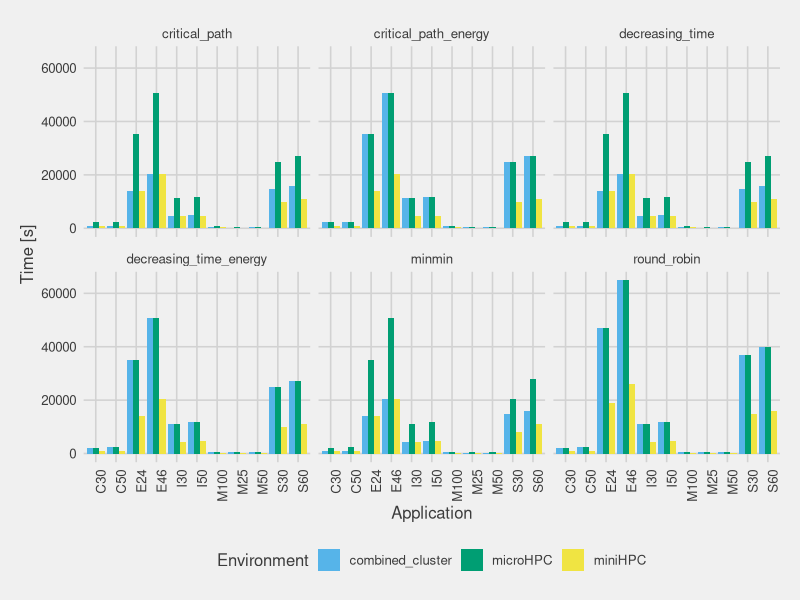
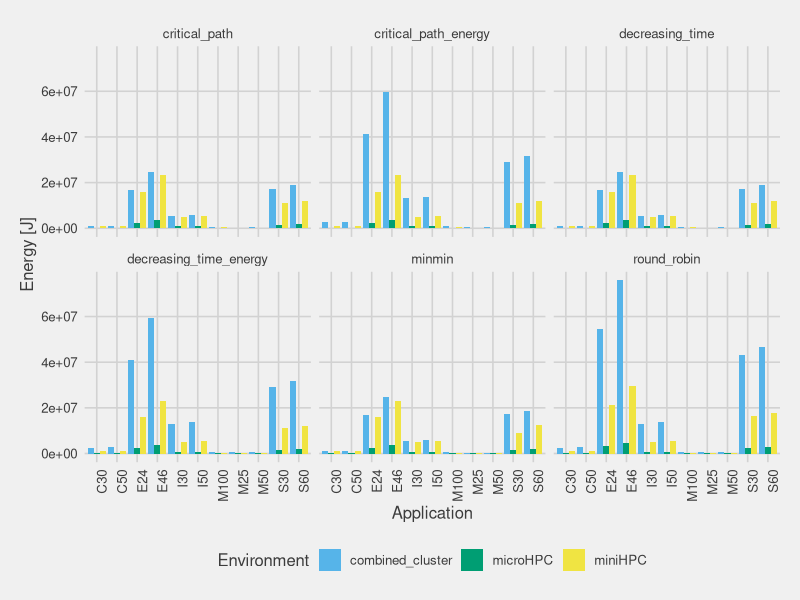
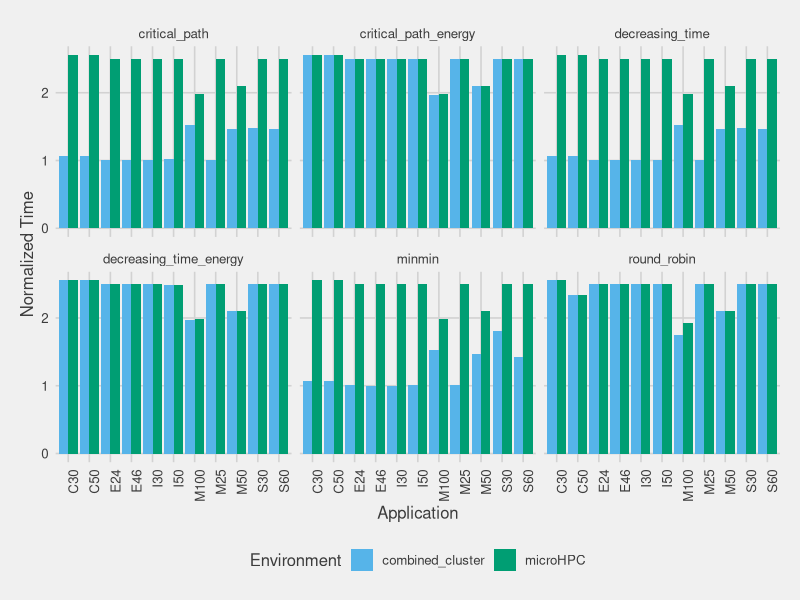
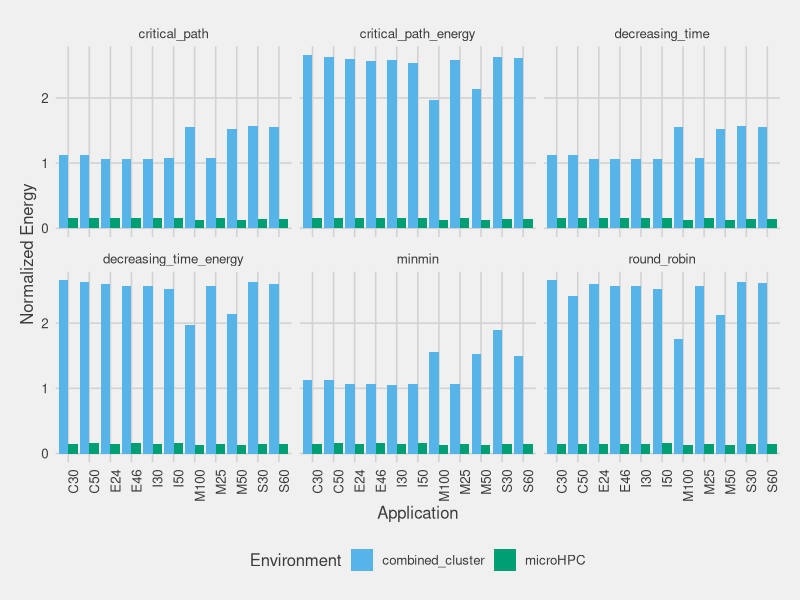
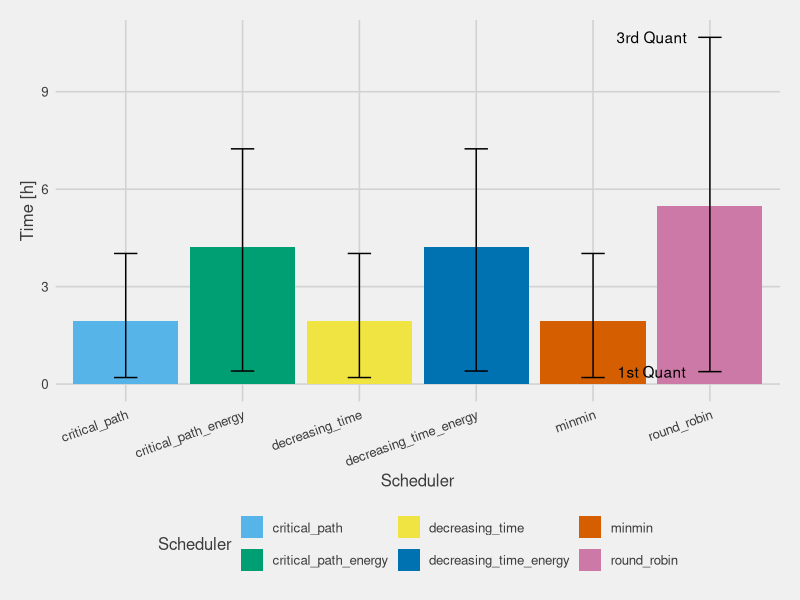
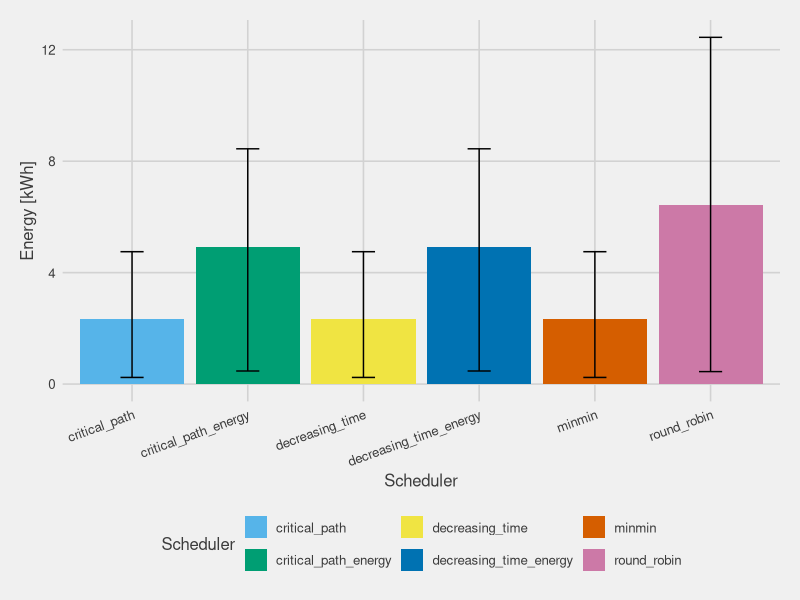
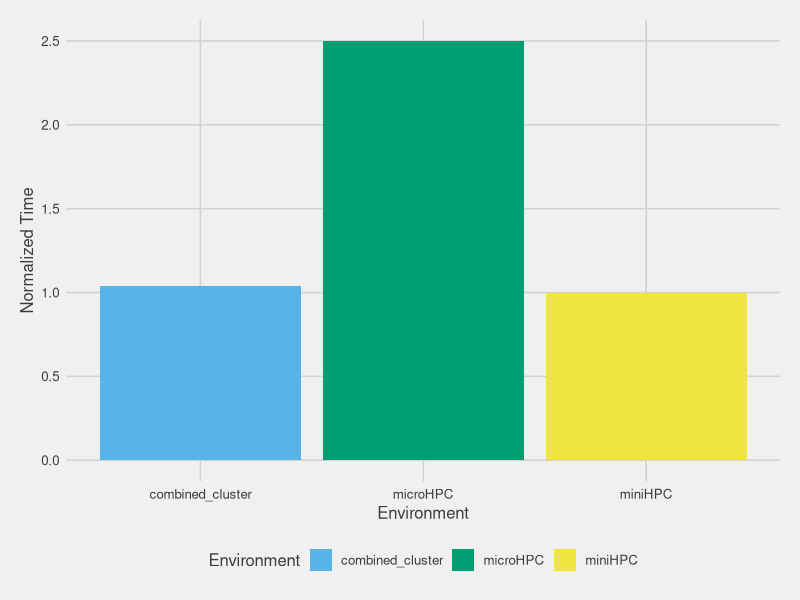
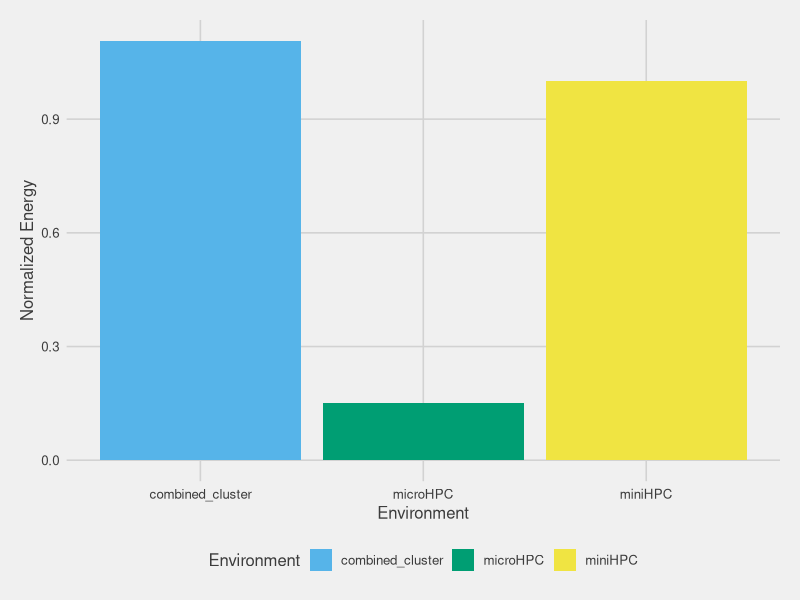

Generate these figures, in order, with R:

library(ggthemes)
library(ggplot2)
library(dplyr)


#library(reshape2)

simulations_out <- read.csv("data/simulations.csv")

simulations_time <- simulations_out %>% mutate(app_short = paste0(substr(Application,start = 1,stop = 1), gsub(pattern = ".*_",replacement = "",Application)))
ggplot(simulations_time, aes(x=app_short, y=time, fill = Environment, group = Environment)) +
  geom_bar(stat='identity', position='dodge')  +
  theme_fivethirtyeight() + scale_fill_pander() + 
  theme(axis.title = element_text(), axis.text.x = element_text(angle = 90, hjust = 1)) + 
  ylab('Time [s]') + xlab("Application") + 
  facet_wrap(~Scheduler)
ggsave(filename = "graphs/time.pdf", device = "pdf", scale = 0.8)

ggplot(simulations_time, aes(x=app_short, y=energy, fill = Environment, group = Environment)) +
  geom_bar(stat='identity', position='dodge')  +
  theme_fivethirtyeight() + scale_fill_pander() + 
  theme(axis.title = element_text(), axis.text.x = element_text(angle = 90, hjust = 1)) + 
  ylab('Energy [J]') + xlab("Application") + 
  facet_wrap(~Scheduler)
ggsave(filename = "graphs/energy.pdf", device = "pdf", scale = 0.8)


#Plot Times----

time_over_mini <- simulations_out %>%
  filter(Environment != "miniHPC") %>% left_join(simulations_out %>%
                                                   filter(Environment == "miniHPC"),
                                                 by = c("Application", "Scheduler"),
                                                 suffix = c("", "_mini")) %>%
  select(Scheduler,Application, Environment, time, time_mini) %>%
  mutate(norm_time = time/time_mini, app_short = paste0(substr(Application,start = 1,stop = 1), gsub(pattern = ".*_",replacement = "",Application)))

ggplot(time_over_mini, aes(x=app_short, y=norm_time, fill = Environment, group = Environment)) +
  geom_bar(stat='identity', position='dodge')  +
  theme_fivethirtyeight() + scale_fill_pander() + 
  theme(axis.title = element_text(), axis.text.x = element_text(angle = 90, hjust = 1)) + 
  ylab('Normalized Time') + xlab("Application") + 
  facet_wrap(~Scheduler)
ggsave(filename = "graphs/norm_time.pdf", device = "pdf", scale = 0.8)


#Plot Energy Consumtion----
energy_over_mini <- simulations_out %>%
  filter(Environment != "miniHPC") %>% left_join(simulations_out %>%
                                                   filter(Environment == "miniHPC"),
                                                 by = c("Application", "Scheduler"),
                                                 suffix = c("", "_mini")) %>%
  select(Scheduler,Application, Environment, energy, energy_mini) %>%
  mutate(norm_energy = energy/energy_mini, app_short = paste0(substr(Application,start = 1,stop = 1), gsub(pattern = ".*_",replacement = "",Application)))

ggplot(energy_over_mini, aes(x=app_short, y=norm_energy, fill = Environment, group = Environment)) +
  geom_bar(stat='identity', position='dodge')  +
  theme_fivethirtyeight() + scale_fill_pander() + 
  theme(axis.title = element_text(), axis.text.x = element_text(angle = 90, hjust = 1)) + 
  ylab('Normalized Energy') + xlab("Application") + 
  facet_wrap(~Scheduler)
ggsave(filename = "graphs/norm_energy.pdf", device = "pdf", scale = 0.8)


#Calculate avg, sd, etc.----
aggregated <- simulations_out %>% filter(Environment == "combined_cluster") %>%
  group_by(Scheduler) %>%
  summarise(avg_time = mean(time),
            first_quant_time = quantile(time,0.25),
            third_quant_time = quantile(time,0.75),
            avg_energy = mean(energy),
            first_quant_energy = quantile(energy,0.25),
            third_quant_energy = quantile(energy,0.75))

#Compare Scheduling Algorithms----
conversion <- 1/60/60
aggregated$avg_time <- aggregated$avg_time*conversion
aggregated$first_quant_time <- aggregated$first_quant_time*conversion
aggregated$third_quant_time <- aggregated$third_quant_time*conversion

aggregated$avg_energy <- aggregated$avg_energy*2.77778e-7
aggregated$first_quant_energy <- aggregated$first_quant_energy*2.77778e-7
aggregated$third_quant_energy <- aggregated$third_quant_energy*2.77778e-7

ggplot(aggregated, aes(x=Scheduler, y=avg_time, fill = Scheduler, group = Scheduler)) +
  geom_bar(stat='identity', position='dodge')  +
  geom_errorbar(aes(ymin=first_quant_time, ymax=third_quant_time),
                width=.2,                    # Width of the error bars
                position=position_dodge(.9)) +
  theme_fivethirtyeight() + scale_fill_pander() + 
  annotate(geom = "text",label = c("1st Quant", "3rd Quant"),
           x = c(5.5,5.5),
           y = c(aggregated$first_quant_time[6],
                 aggregated$third_quant_time[6])) + 
  theme(axis.title = element_text(), axis.text.x = element_text(angle = 20, hjust = 1)) + 
  ylab('Time [h]') 
ggsave(filename = "graphs/time_h_scheduler.pdf", device = "pdf", scale = 0.8)

ggplot(aggregated, aes(x=Scheduler, y=avg_energy, fill = Scheduler, group = Scheduler)) +
  geom_bar(stat='identity', position='dodge')  +
  geom_errorbar(aes(ymin=first_quant_energy, ymax=third_quant_energy),
                width=.2,                    # Width of the error bars
                position=position_dodge(.9)) +
  theme_fivethirtyeight() + scale_fill_pander() + 
  theme(axis.title = element_text(), axis.text.x = element_text(angle = 20, hjust = 1)) + 
  ylab('Energy [kWh]')
ggsave(filename = "graphs/energy_kWh_scheduler.pdf", device = "pdf", scale = 0.8)



#Compare Cluster ----
#Calculate avg, sd, etc.----
aggregated_cluster <- simulations_out %>%
  group_by(Environment) %>%
  summarise(avg_time = median(time),
            first_quant_time = quantile(time,0.25),
            third_quant_time = quantile(time,0.75),
            avg_energy = median(energy),
            first_quant_energy = quantile(energy,0.25),
            third_quant_energy = quantile(energy,0.75))

aggregated_cluster$avg_time <- aggregated_cluster$avg_time*conversion
aggregated_cluster$first_quant_time <- aggregated_cluster$first_quant_time*conversion
aggregated_cluster$third_quant_time <- aggregated_cluster$third_quant_time*conversion

aggregated_cluster$avg_energy <- aggregated_cluster$avg_energy*2.77778e-7
aggregated_cluster$first_quant_energy <- aggregated_cluster$first_quant_energy*2.77778e-7
aggregated_cluster$third_quant_energy <- aggregated_cluster$third_quant_energy*2.77778e-7

aggregated_cluster$norm_time <- aggregated_cluster$avg_time/aggregated_cluster$avg_time[aggregated_cluster$Environment=="miniHPC"]
aggregated_cluster$norm_energy <- aggregated_cluster$avg_energy/aggregated_cluster$avg_energy[aggregated_cluster$Environment=="miniHPC"]


ggplot(aggregated_cluster, aes(x=Environment, y=norm_time, fill = Environment, group = Environment)) +
  geom_bar(stat='identity', position='dodge')  +
  theme_fivethirtyeight() + scale_fill_pander() + 
  theme(axis.title = element_text()) + 
  ylab('Normalized Time') 
ggsave(filename = "graphs/cluster_compare.pdf", device = "pdf", scale = 0.8)

ggplot(aggregated_cluster, aes(x=Environment, y=norm_energy, fill = Environment, group = Environment)) +
  geom_bar(stat='identity', position='dodge')  +
  theme_fivethirtyeight() + scale_fill_pander() + 
  theme(axis.title = element_text()) + 
  ylab('Normalized Energy') 
ggsave(filename = "graphs/cluster_compare_energy.pdf", device = "pdf", scale = 0.8)


# Time/Energy over miniHPC
time_energy <- simulations_out %>%
  filter(Environment != "miniHPC") %>% left_join(simulations_out %>%
                                                   filter(Environment == "miniHPC"),
                                                 by = c("Application", "Scheduler"),
                                                 suffix = c("", "_mini")) %>%
  select(Scheduler,Application, Environment, time, energy, time_mini, energy_mini)


time_energy$time_ratio <- time_energy$time/time_energy$time_mini
time_energy$energy_ratio <- time_energy$energy/time_energy$energy_mini

aggregated_time_energy <- time_energy %>%
  filter(Environment == "combined_cluster") %>%
  group_by(Scheduler) %>%
  summarise(avg_time = mean(time_ratio),
            min_time = min(time_ratio),
            max_time = max(time_ratio),
            sd_time = sd(time_ratio),
            avg_energy = mean(energy_ratio),
            min_energy = min(energy_ratio),
            max_energy = max(energy_ratio),
            sd_energy = sd(energy_ratio))

ggplot(aggregated_time_energy, aes(x=Scheduler, y=avg_time, fill = Scheduler, group = Scheduler)) +
  geom_bar(stat='identity', position='dodge')  +
  geom_errorbar(aes(ymin=min_time, ymax=max_time),
                width=.2,                    # Width of the error bars
                position=position_dodge(.9)) +
  theme_fivethirtyeight() + scale_fill_pander() + 
  annotate(geom = "text",label = c("min", "max"),
           x = c(1,1),
           y = c(aggregated_time_energy$min_time[1]-0.15,
                 aggregated_time_energy$max_time[1]+0.15)) + 
  theme(axis.title = element_text(), axis.text.x = element_text(angle = 20, hjust = 1)) + 
  ylab('Normalized Time') 
ggsave(filename = "graphs/time_norm_scheduler.pdf", device = "pdf", scale = 0.8)

ggplot(aggregated_time_energy, aes(x=Scheduler, y=avg_energy, fill = Scheduler, group = Scheduler)) +
  geom_bar(stat='identity', position='dodge')  +
  geom_errorbar(aes(ymin=min_energy, ymax=max_energy),
                width=.2,                    # Width of the error bars
                position=position_dodge(.9)) +
  annotate(geom = "text",label = c("min", "max"),
           x = c(1,1),
           y = c(aggregated_time_energy$min_energy[1]-0.1,
                 aggregated_time_energy$max_time[1]+0.15)) + 
  theme_fivethirtyeight() + scale_fill_pander() + 
  theme(axis.title = element_text(), axis.text.x = element_text(angle = 20, hjust = 1)) + 
  ylab('Normalized Energy')
ggsave(filename = "graphs/energy_norm_scheduler.pdf", device = "pdf", scale = 0.8)

# Energy and Time combined benchmark
bench <- aggregated_time_energy %>%
  mutate(benchmark = 0.5*avg_time + 0.5*avg_energy + 0.3*sd_time + 0.3*sd_energy)

ggplot(bench, aes(x=Scheduler, y=benchmark, fill = Scheduler, group = Scheduler)) +
  geom_bar(stat='identity', position='dodge')  +
  theme_fivethirtyeight() + scale_fill_pander()  + 
  theme(axis.title = element_text(), axis.text.x = element_text(angle = 20, hjust = 1)) + 
  ylab('Energy/Time Benchmark') 
ggsave(filename = "graphs/time_energy_bench_scheduler.pdf", device = "pdf", scale = 0.8)

ggplot(time_energy, aes(x=time_ratio, y=energy_ratio, color = Environment)) +
  geom_point()  +
  geom_abline(intercept = 0, slope = 1, linetype = "dotted") +
  theme_fivethirtyeight() +
  scale_color_pander() + 
  xlim(c(0,4.5)) + 
  ylim(c(0,4.5)) +
  theme(axis.title = element_text()) + 
  ylab('Norm Energy') +
  xlab("Norm Time")
ggsave(filename = "graphs/scheduling_compare.pdf", device = "pdf", scale = 0.8)


aggregated <- simulations_out %>%
  group_by(Scheduler, Environment) %>%
  summarise(avg_time = mean(time),
            min_time = min(time),
            max_time = max(time),
            avg_energy = mean(energy),
            min_energy = min(energy),
            max_energy = max(energy))

ggplot(aggregated, aes(x=Scheduler, y=avg_time, fill = Scheduler, group = Scheduler)) +
  geom_bar(stat='identity', position='dodge')  +
  theme_fivethirtyeight() + scale_fill_pander() + 
  theme(axis.title = element_text(), axis.text.x = element_text(angle = 30, hjust = 1)) + 
  ylab('Time [s]') + 
  facet_wrap(~Environment)
ggsave(filename = "graphs/avg_times_scheduler_env.pdf", device = "pdf", scale = 0.8)
